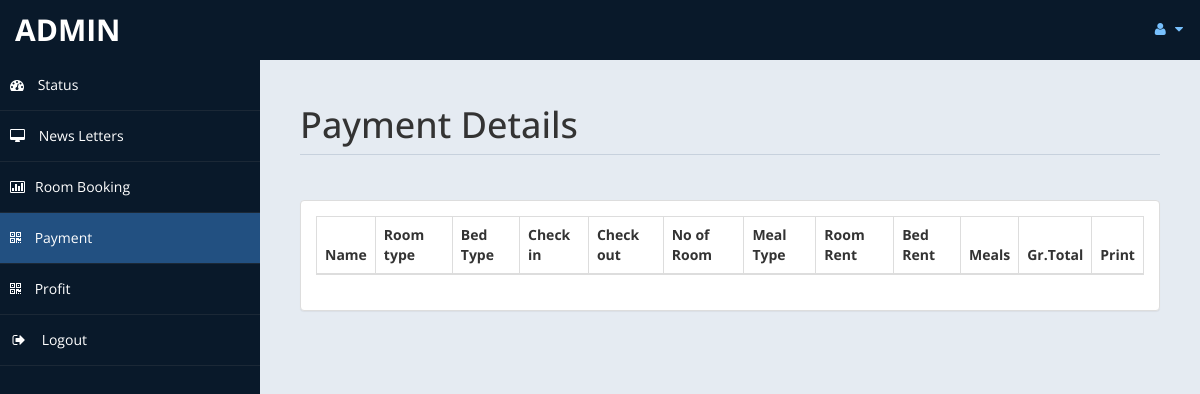
/admin/payment.php (signed in), run on an earlier commit of the app's database.
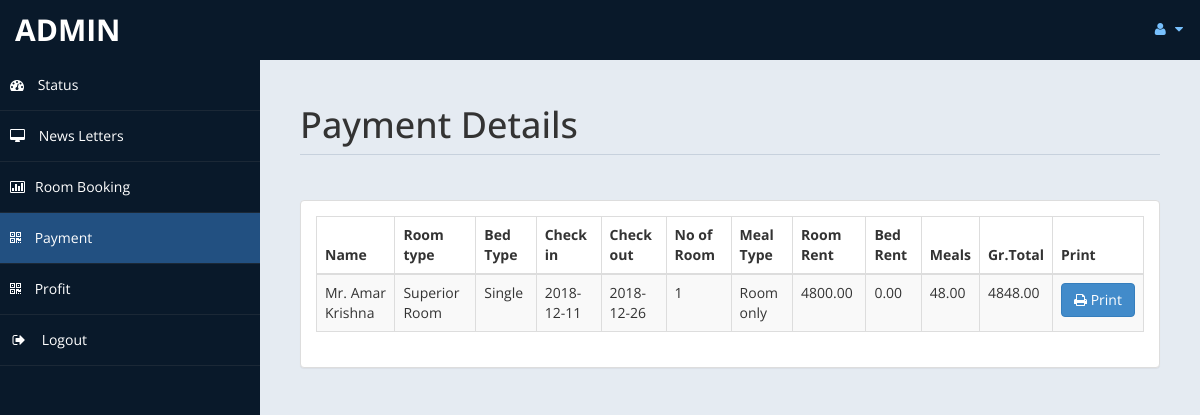
And on a later commit of the database.
### tables this page shows
CREATE TABLE `payment` (
  `id` int(255) UNSIGNED NOT NULL,
  `title` varchar(5) DEFAULT NULL,
  `fname` varchar(30) DEFAULT NULL,
  `lname` varchar(30) DEFAULT NULL,
  `troom` varchar(30) DEFAULT NULL,
  `tbed` varchar(30) DEFAULT NULL,
  `nroom` int(11) DEFAULT NULL,
  `cin` date DEFAULT NULL,
  `cout` date DEFAULT NULL,
  `ttot` double(8,2) DEFAULT NULL,
  `fintot` double(8,2) DEFAULT NULL,
  `mepr` double(8,2) DEFAULT NULL,
  `meal` varchar(30) DEFAULT NULL,
  `btot` double(8,2) DEFAULT NULL,
  `noofdays` int(11) DEFAULT NULL
);

### admin/payment.php (the view, shortened to what this page needs)
<!DOCTYPE html>
<html xmlns="http://www.w3.org/1999/xhtml">
<head>
    <link href="assets/css/bootstrap.css" rel="stylesheet" />
    <link href="assets/css/font-awesome.css" rel="stylesheet" />
    <link href="assets/css/custom-styles.css" rel="stylesheet" />
    <link href="assets/js/dataTables/dataTables.bootstrap.css" rel="stylesheet" />
</head>
<body>
    <div id="wrapper">
        <nav class="navbar navbar-default top-navbar" role="navigation">
            <div class="navbar-header">
                <a class="navbar-brand" href="home.php"><?php echo $_SESSION["user"]; ?> </a>
            </div>
            <ul class="nav navbar-top-links navbar-right">
                <li class="dropdown">
                    <a class="dropdown-toggle" data-toggle="dropdown" href="#" aria-expanded="false">
                        <i class="fa fa-user fa-fw"></i> <i class="fa fa-caret-down"></i>
                    </a>
                </li>
            </ul>
        </nav>
        <nav class="navbar-default navbar-side" role="navigation">
            <div class="sidebar-collapse">
                <ul class="nav" id="main-menu">
                    <li>
                        <a href="home.php"><i class="fa fa-dashboard"></i> Status</a>
                    </li>
                    <li>
                        <a  href="messages.php"><i class="fa fa-desktop"></i> News Letters</a>
                    </li>
					<li>
                        <a href="roombook.php"><i class="fa fa-bar-chart-o"></i>Room Booking</a>
                    </li>
                    <li>
                        <a class="active-menu" href="payment.php"><i class="fa fa-qrcode"></i> Payment</a>
                    </li>
                    <li>
                        <a  href="profit.php"><i class="fa fa-qrcode"></i> Profit</a>
                    </li>
                    <li>
                        <a href="logout.php" ><i class="fa fa-sign-out fa-fw"></i> Logout</a>
                    </li>
            </div>
        </nav>
        <div id="page-wrapper" >
            <div id="page-inner">
			 <div class="row">
                    <div class="col-md-12">
                        <h1 class="page-header">
                           Payment Details<small> </small>
                        </h1>
                    </div>
                </div>
            <div class="row">
                <div class="col-md-12">
                    <div class="panel panel-default">
                        <div class="panel-body">
                            <div class="table-responsive">
                                <table class="table table-striped table-bordered table-hover" id="dataTables-example">
                                    <thead>
                                        <tr>
                                            <th>Name</th>
											<th>Room type</th>
                                            <th>Bed Type</th>
                                            <th>Check in</th>
											<th>Check out</th>
											<th>No of Room</th>
											<th>Meal Type</th>
                                            <th>Room Rent</th>
											<th>Bed Rent</th>
											<th>Meals </th>
											<th>Gr.Total</th>
											<th>Print</th>
                                        </tr>
                                    </thead>
                                    <tbody>
									<?php
										include ('db.php');
										$sql="select * from payment";
										$re = mysqli_query($con,$sql);
										while($row = mysqli_fetch_array($re))
										{
											$id = $row['id'];
											if($id % 2 ==1 )
											{
												echo"<tr class='gradeC'>
													<td>".$row['title']." ".$row['fname']." ".$row['lname']."</td>
													<td>".$row['troom']."</td>
													<td>".$row['tbed']."</td>
													<td>".$row['cin']."</td>
													<td>".$row['cout']."</td>
													<td>".$row['nroom']."</td>
													<td>".$row['meal']."</td>
													<td>".$row['ttot']."</td>
													<td>".$row['mepr']."</td>
													<td>".$row['btot']."</td>
													<td>".$row['fintot']."</td>
													<td><a href=print.php?pid=".$id ." <button class='btn btn-primary'> <i class='fa fa-print' ></i> Print</button></td>
													</tr>";
											}
											else
											{
												echo"<tr class='gradeU'>
													<td>".$row['title']." ".$row['fname']." ".$row['lname']."</td>
													<td>".$row['troom']."</td>
													<td>".$row['tbed']."</td>
													<td>".$row['cin']."</td>
													<td>".$row['cout']."</td>
													<td>".$row['nroom']."</td>
													<td>".$row['meal']."</td>
													<td>".$row['ttot']."</td>
													<td>".$row['mepr']."</td>
													<td>".$row['btot']."</td>
													<td>".$row['fintot']."</td>
													<td><a href=print.php?pid=".$id ." <button class='btn btn-primary'> <i class='fa fa-print' ></i> Print</button></td>
													</tr>";
											}
										}
									?>
                                    </tbody>
                                </table>
                            </div>
                        </div>
                    </div>
                </div>
            </div>
                </div>
            </div>
    </div>
</body>
</html>

### admin/assets/css/custom-styles.css (style rules this page uses)
body { font-family: 'Open Sans', sans-serif; }
#wrapper { width: 100%; background:#09192A; }
#page-wrapper { padding: 15px 15px; min-height: 600px; background:#E5EBF2; }
#page-inner { width:100%; margin:10px 20px 10px 0px; background-color:transparent; padding:10px; min-height:1200px; }
h1, .h1, h2, .h2, h3, .h3 { margin-top: 7px; margin-bottom: -5px; }
.page-header { padding-bottom: 9px; margin: 10px 0 45px; border-bottom: 1px solid #C7D1DD; }
.top-navbar { margin:0px; }
.top-navbar .navbar-brand { color: #fff; width: 260px; text-align: left; height: 60px; font-size: 30px; font-weight: 700; text-transform: uppercase; line-height: 30px; }
.top-navbar .nav > li { position: relative; display: inline-block; }
.top-navbar .nav > li > a { position: relative; display: block; padding: 19px 15px; color: #77C0FD; }
.active-menu { background-color:#225081!important; }
.sidebar-collapse , .sidebar-collapse .nav { background:none; }
.sidebar-collapse .nav { padding:0; }
.sidebar-collapse .nav > li > a { color:#fff; background:transparent; text-shadow:none; }
.sidebar-collapse > .nav > li > a { padding:15px 10px; }
.sidebar-collapse > .nav > li { border-bottom: 1px solid rgba(107, 108, 109, 0.19); }
.navbar-side { border:none; background-color: transparent; }
.top-navbar { background:#09192A; border-bottom:none; }
.top-navbar .nav > li > a > i { margin-right: 2px; }
.navbar-default { border:0px solid black; }
.navbar-header { background: #09192A; }
.nav > li > a > i { margin-right:10px; }
@media (min-width:768px) { #page-wrapper { margin: 0 0 0 260px; padding: 15px 30px; min-height: 1200px; } }
@media (min-width:768px) { .navbar-side { z-index: 1; position: absolute; width: 260px; } }
@media (min-width:768px) { .navbar { border-radius: 0px; } }

What changed in the data, as far as the page shows it:
added payment: title "Mr.", fname "Amar", lname "Krishna", troom "Superior Room", tbed "Single", cin "2018-12-11", cout "2018-12-26", nroom "1", meal "Room only", ttot "4800.00", mepr "0.00", btot "48.00", fintot "4848.00"
